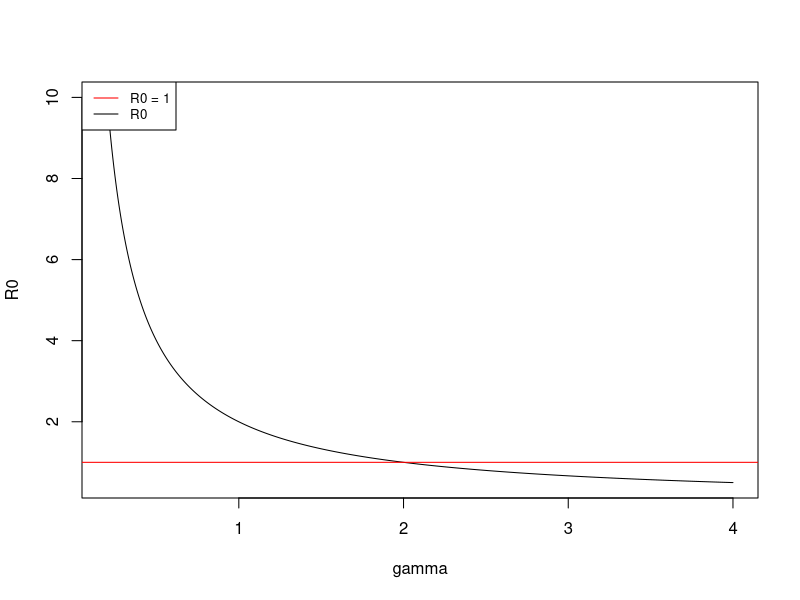
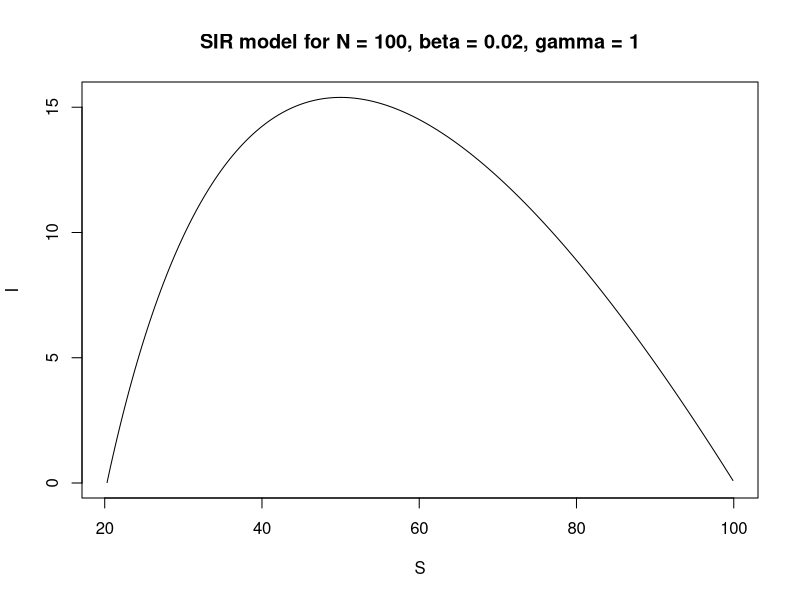
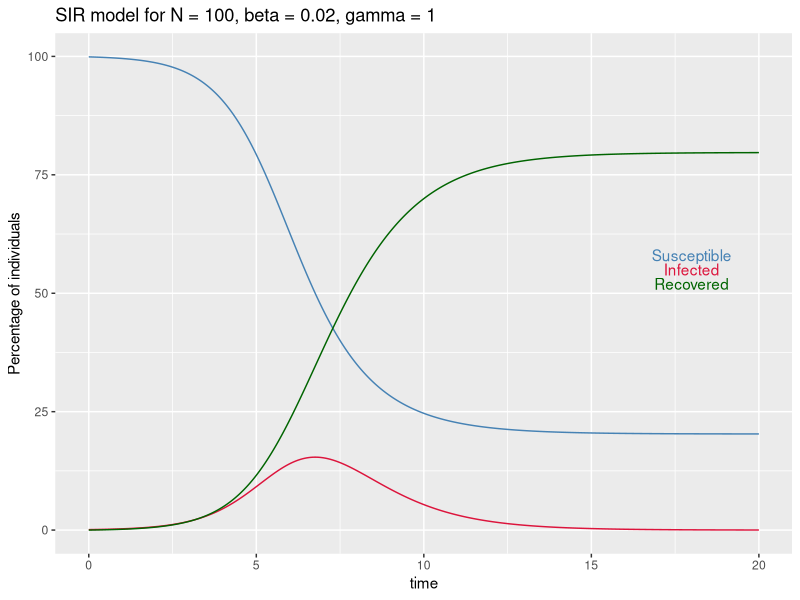
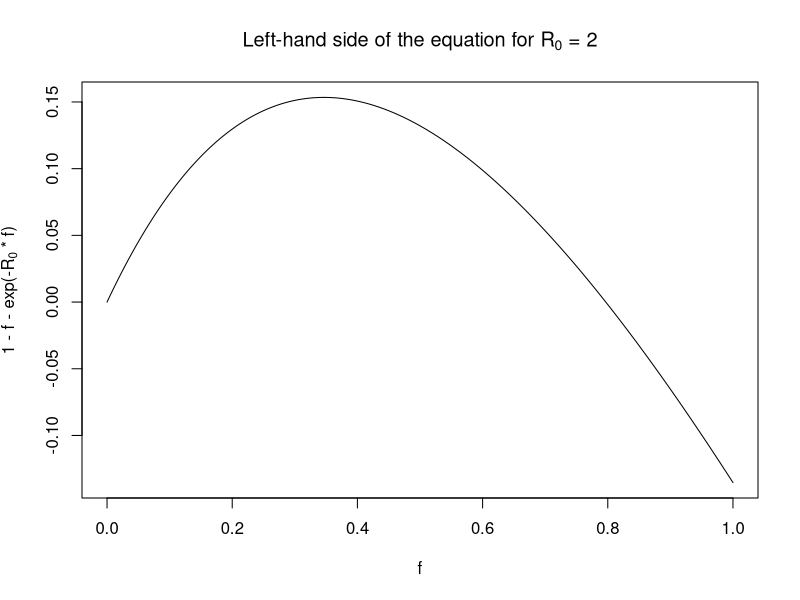
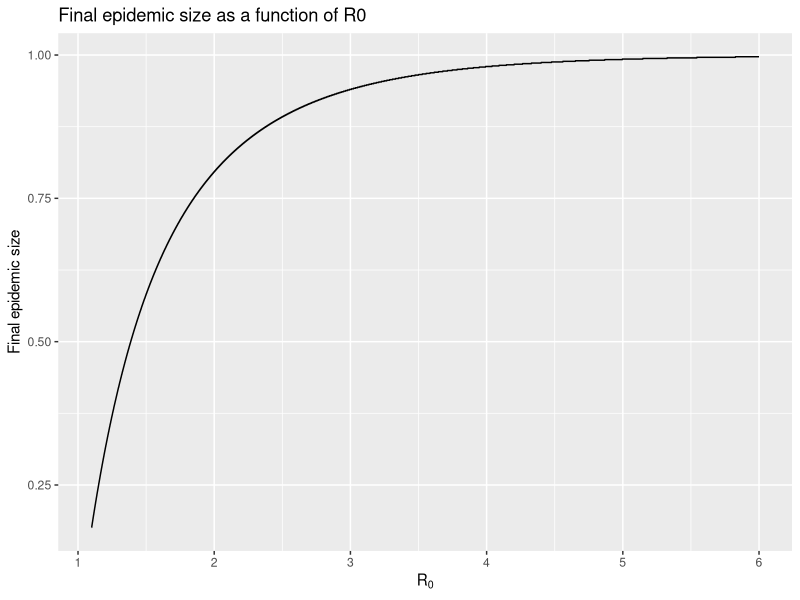

Write R code to recreate these figures, in order.
## ---- chunk 1
knitr::opts_chunk$set(echo = TRUE)
# disable warnings
options(warn=-1)

# IMPORTANT: PACKAGE DESOLVE MUST BE INSTALLED ON YOUR COMPUTER BEFORE RUNNING ANY CODE
# install.packages("deSolve")

# Load the deSolve package
library(deSolve)

# for kable output
library(knitr)

library(ggplot2)

# install.packages("rmdformats") # for custom html output, using the html_clean format
## ---- chunk 2
# dynamics of the simple epidemic model (SIR)
# S' = -beta*S*I
# I' = beta*S*I - gamma*I

# function to calculate R0
R0 <- function(beta, gamma, N) {
    return(beta*N/gamma)
}
## ---- chunk 3
# plot R0 against gamma
gamma <- seq(0.2, 4, length.out = 10000)
R0 <- R0(0.02, gamma, 100)
plot(gamma, R0, type = "l", xlab = "gamma", ylab = "R0")
abline(h = 1, col = "red")
# labels for the lines
legend("topleft", legend = c("R0 = 1", "R0"), col = c("red", "black"), lty = 1, cex = 0.8)
## ---- chunk 4
# function to calculate the derivatives of S and I
SIR_dydt <- function(t, y, parms) {
    with(as.list(c(y, parms)), {
        dS <- -beta*S*I
        dI <- beta*S*I - gamma*I
        return(list(c(dS, dI)))
    })
}
## ---- chunk 5
# test the function
# dS/dt should be negative, and dI/dt should be positive
SIR_dydt(0, c(S = 0.9, I = 0.1), c(beta = 0.02, gamma = 1))
## ---- chunk 6
# test the function with I = 0
# dS/dt should be negative, and dI/dt should be 0
SIR_dydt(0, c(S = 0.9, I = 0), c(beta = 0.02, gamma = 1))
## ---- chunk 7
# test the function with beta*S > gamma
# dS/dt should be negative, and dI/dt should be positive
SIR_dydt(0, c(S = 0.9, I = 0.1), c(beta = 1, gamma = 0.02))

## ---- chunk 8
# for loop to print dI/dt for S ranging from 10 to 80 in steps of 10
# format list to print as kable, where columns are S, dI/dt and each row is a different value of S

# create a data frame to store the results
results <- data.frame(S = numeric(), dI_dt = numeric())

for (S in seq(10, 80, by = 10)) {
    # calculate dI/dt
    dI_dt <- SIR_dydt(0, c(S = S, I = 1), c(beta = 0.02, gamma = 1))[[1]][2]
    # add the result to the list
    results <- rbind(results, data.frame(S = S, dI_dt = dI_dt))
}

# print the results as a kable
kable(results)
## ---- chunk 9
# solve the SIR model
# initial conditions
S0 <- 99.9
I0 <- 0.1
# parameters
N <- 100
beta <- 0.02
gamma <- 1
# time points
t <- seq(0, 20, length.out = 10000)

# solve the model
out <- ode(y = c(S = S0, I = I0), times = t, func = SIR_dydt, parms = c(beta = beta, gamma = gamma))

# plot the solution in the (S,I) phase plane with title
plot(out[, "S"], out[, "I"], type = "l", xlab = "S", ylab = "I", main = "SIR model for N = 100, beta = 0.02, gamma = 1")
## ---- chunk 10
# calculate the number of recovered individuals and add to the out data frame
out <- cbind(out, R = N - out[, "S"] - out[, "I"])
out <- as(data.frame(out), "data.frame")
kable(head(out))
## ---- chunk 11
# plot S, I and R against time
ggplot(data = out, aes(x = time)) +
    geom_line(aes(y = S), colour = "#4682B4", label = "Susceptible") +
    geom_line(aes(y = I), colour = "#DC143C", label = "Infected") +
    geom_line(aes(y = R), colour = "#006400", label = "Recovered") +
    labs(x = "time", y = "Percentage of individuals", title = "SIR model for N = 100, beta = 0.02, gamma = 1") +
    theme(legend.position = "bottom") +
    annotate("text", x = 18, y = 58, label = "Susceptible", colour = "#4682B4") +
    annotate("text", x = 18, y = 55, label = "Infected", colour = "#DC143C") +
    annotate("text", x = 18, y = 52, label = "Recovered", colour = "#006400")
## ---- chunk 12
# function to calculate the left-hand-side of the equation for any values of f and R0
fes_eq <- function(f, r0) {
    1 - f - exp(-r0 * f)
}
## ---- chunk 13
# test the function
fes_eq(0.1, 2)
## ---- chunk 14
# plot the left-hand side of the equation against f, for f ranging from 0 to 1
f <- seq(0, 1, length.out = 10000)
plot(f, fes_eq(f, 2), type = "l", xlab = "f", ylab = expression(paste("1 - f - exp(-", R[0], " * f)")), main = expression(paste("Left-hand side of the equation for ", R[0], " = 2")))
## ---- chunk 15
# while loop to go through values of f from 1 downwards in steps of 0.001, stopping when fes_eq(f,r0) >= 0
# print the final epidemic size for R0 = 2

# set R0
R0 <- 2
# set f to 1
f <- 1
# while loop

while (fes_eq(f, R0) < 0) {
    f <- f - 0.001
}

# print the final epidemic size for R0 = 2
print(f)
## ---- chunk 16
# function to return the value of the final epidemic size f for any given value of R0
fes_sol <- function(r0) {
    # set f to 1
    f <- 1
    # while loop
    while (fes_eq(f, r0) < 0) {
        # this will fail when R0 = 1 as fes_eq(f, r0) will always be negative
        f <- f - 0.001
    }
    # return the final epidemic size
    return(f)
}
## ---- chunk 17
# test the function
fes_sol(2)
## ---- chunk 18
# plot the final epidemic size as a function of R0, for R0 ranging from 1.1 to 6
# set R0
R0 <- seq(1.1, 6, length.out = 10000)
# calculate the final epidemic size
for (i in 1:length(R0)) {
    f[i] <- fes_sol(R0[i])
}
# combine to dataframe
df <- data.frame(R0, f)
# plot
ggplot(data = df, aes(x = R0, y = f)) +
    geom_line() +
    labs(x = expression(R[0]), y = "Final epidemic size", title = "Final epidemic size as a function of R0")
